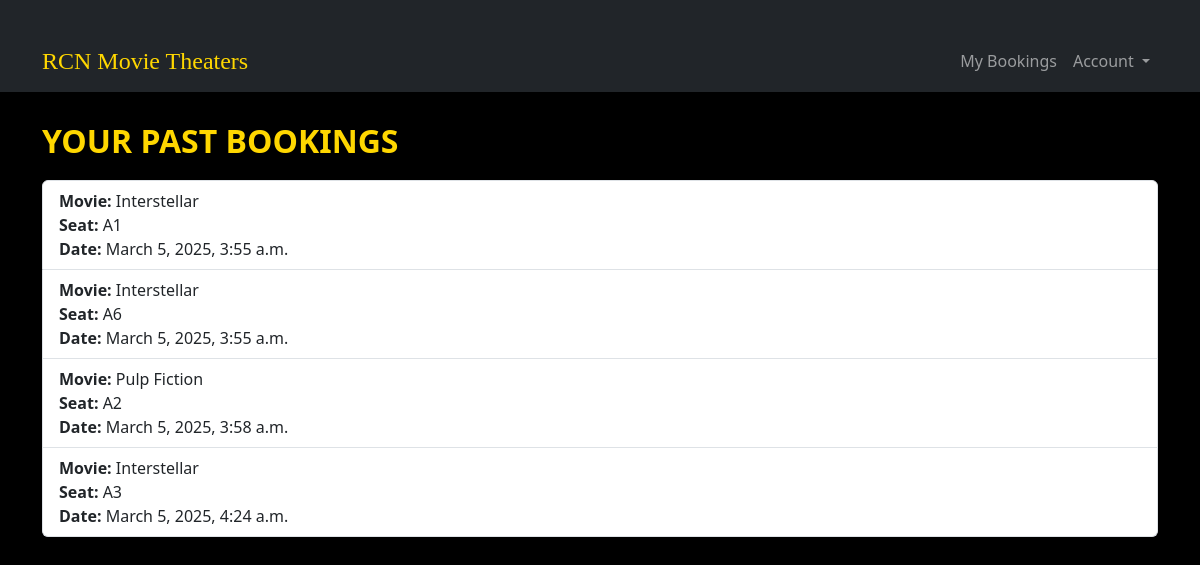
Before: /past-bookings/ (signed in) with the older database file.
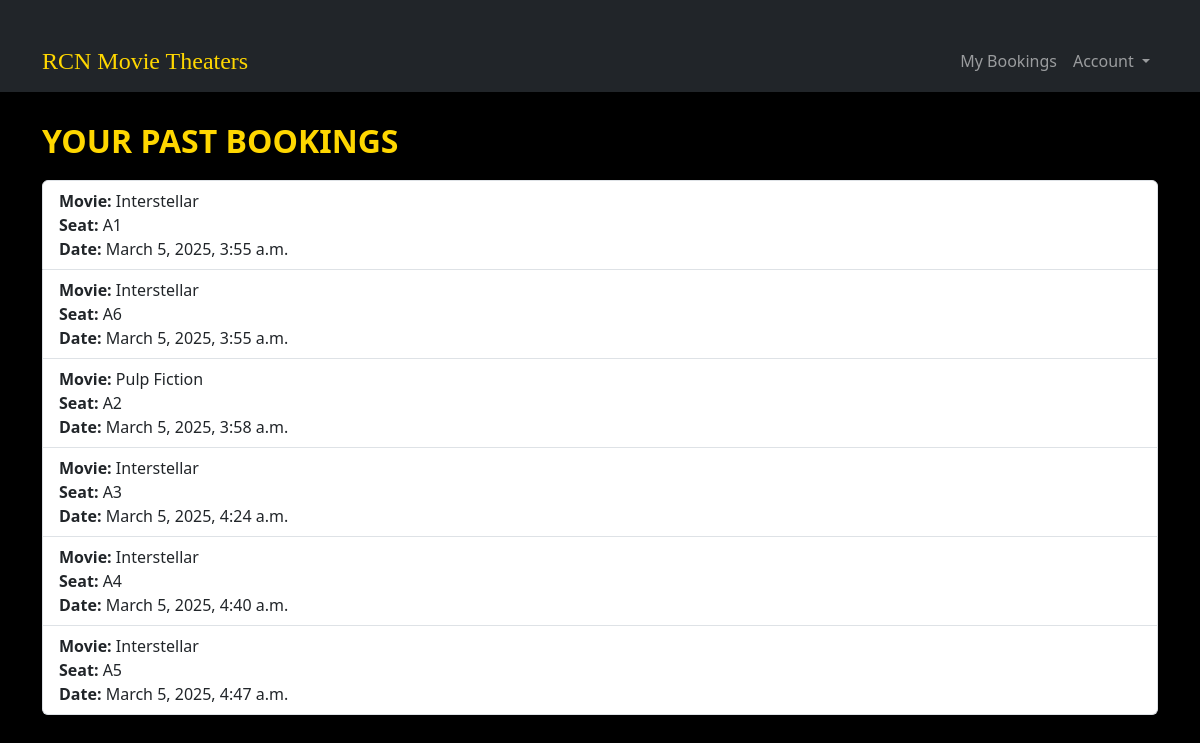
After: the same page with the newer database file.
### bookings/models.py (models this page shows, shortened)
class Booking(models.Model):
    user = models.ForeignKey(User, on_delete=models.CASCADE)
    movie = models.ForeignKey(Movie, on_delete=models.CASCADE)
    seat = models.OneToOneField(Seat, on_delete=models.CASCADE)
    booking_date = models.DateTimeField(auto_now_add=True)

class Movie(models.Model):
    title = models.CharField(max_length=255)
    description = models.TextField()
    release_date = models.DateField()
    duration = models.IntegerField(help_text="Duration in minutes")

class Seat(models.Model):
    seat_number = models.CharField(max_length=10, unique=True)
    is_booked = models.BooleanField(default=False)

### bookings/views.py (the view)
# urls.py: path('past-bookings/', booking_history_view, name='past_booking'),
@login_required
def booking_history_view(request):
    user_bookings = Booking.objects.filter(user=request.user)
    return render(request, 'bookings/booking_history.html', {'bookings': user_bookings})

### bookings/templates/bookings/booking_history.html (shortened to what this page needs)
{% extends 'bookings/base.html' %}
{% block content %}
  {% if user.is_authenticated %}
    <h2 class="section-title">Your Past Bookings</h2>
    {% if bookings %}
      <ul class="list-group">
        {% for booking in bookings %}
          <li class="list-group-item">
            <strong>Movie:</strong> {{ booking.movie.title }}<br>
            <strong>Seat:</strong> {{ booking.seat.seat_number }}<br>
            <strong>Date:</strong> {{ booking.booking_date }}
          </li>
        {% endfor %}
      </ul>
    {% else %}
      <p>No bookings found.</p>
    {% endif %}
  {% endif %}
{% endblock %}

### bookings/templates/bookings/base.html (shortened to what this page needs)
<!DOCTYPE html>
<html lang="en">
<head>
  <link
    href="https://cdn.jsdelivr.net/npm/bootstrap@5.3.0/dist/css/bootstrap.min.css"
    rel="stylesheet"
  />
</head>
<body>
  <nav class="navbar navbar-expand-lg navbar-dark bg-dark">
    <div class="container">
      <a class="navbar-brand" href="{% url 'movie_list' %}">RCN Movie Theaters</a>
      <div class="collapse navbar-collapse" id="navbarNav">
        <ul class="navbar-nav ms-auto">
          <li class="nav-item">
            <a class="nav-link" href="{% url 'past_booking' %}">My Bookings</a>
          </li>
          <li class="nav-item dropdown">
            <a class="nav-link dropdown-toggle" href="#" id="accountDropdown" role="button" data-bs-toggle="dropdown">
              Account
            </a>
          </li>
        </ul>
      </div>
    </div>
  </nav>
  <div class="container">
    {% block content %}{% endblock %}
  </div>
</body>
</html>

### bookings/templates/bookings/base.html (style rules this page uses)
body { background-color: black; color: gold; margin: 0; padding: 0; }
.container { margin-top: 30px; }
.navbar-brand { font-family: "Cinzel Decorative", cursive; font-size: 1.5rem; color: gold !important; }
.section-title { font-size: 2rem; font-weight: bold; text-transform: uppercase; color: gold; margin-bottom: 20px; }

Changed rows visible on the page:
added Booking: movie "Interstellar", seat.seat_number "A4", booking_date "March 5, 2025, 4:40 a.m."
added Booking: movie "Interstellar", seat.seat_number "A5", booking_date "March 5, 2025, 4:47 a.m."
